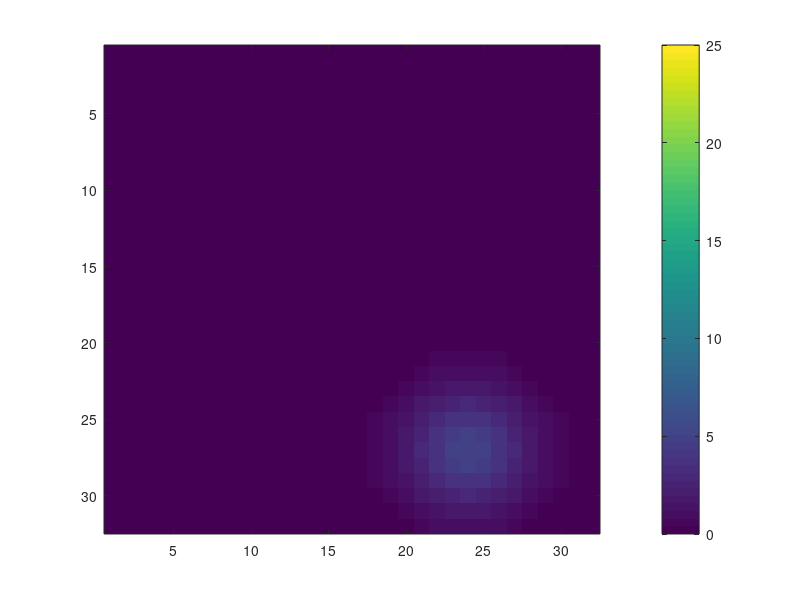

Source code (MATLAB):
clear all;
close all;clc;
i=0;
c=0;
count=0;
bb=6;
for ii=[10,24]
%     if ii==bb
%         yax=10:8:25;
%     else
        yax=[5:11:32];
%     end
    for  jj=yax
        c=c+1;
        center = [ii jj]; % again, example values
        %center=[0 0];
        count=count+10;
        for amp=5;%30:2:34
            
            sigma = [2 2];
            R = max(sigma(:));
            %[xgrid, ygrid] = meshgrid( center(1)-R: center(1)+R,center(2)-R: center(2)+R);
            [xgrid, ygrid] = meshgrid(1:32);
            for theta = 180%:-15:45
                
                %for theta=135:-90:45
                x = (((xgrid-center(1))*cosd(theta) + (ygrid-center(2))*sind(theta))/sigma(1)).^2;
                y = (((xgrid-center(1))*sind(theta) - (ygrid-center(2))*cosd(theta))/sigma(2)).^2;
                G = amp*exp(-(x+y)/4);i=i+1;
                 G(G<1e-6)=0;
                X1(:,:,i) = G;
                label(i)=count;
                % figure(1);
                % contour(xgrid, ygrid, G);pause(0.01);
                % figure(1);
                 imagesc(G); h=colorbar;caxis([0 25]);pause(0.05);
                
            end
            
            [ii,jj]
        end
        
        
    end
    
end
  save('X_test_4vasc_amp5.mat','X1','label');